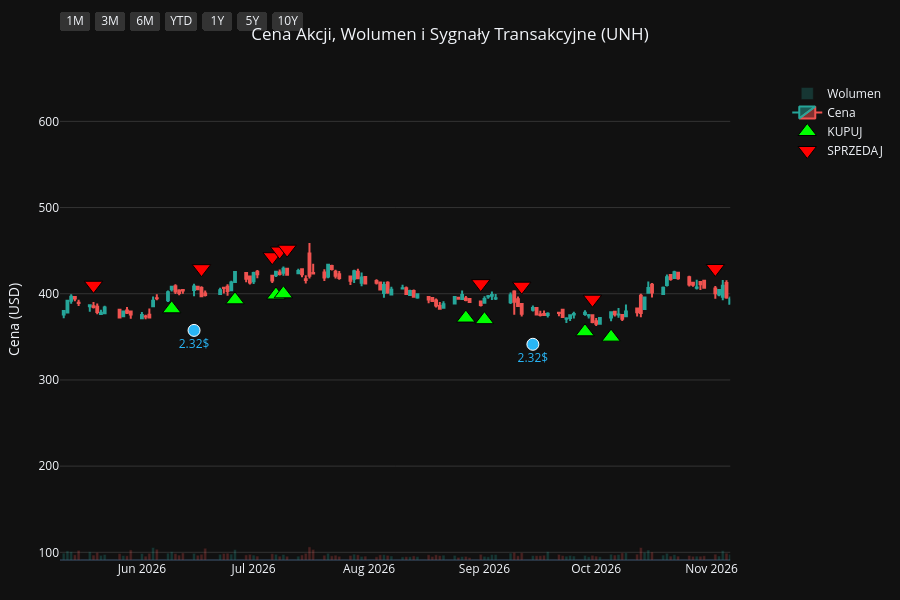
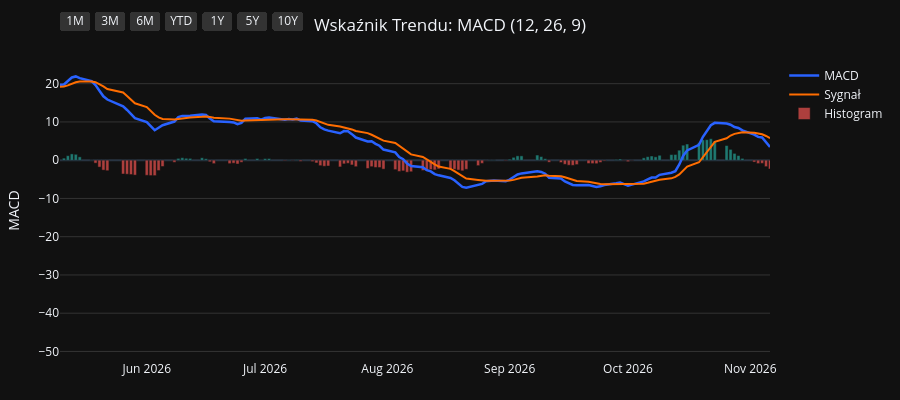
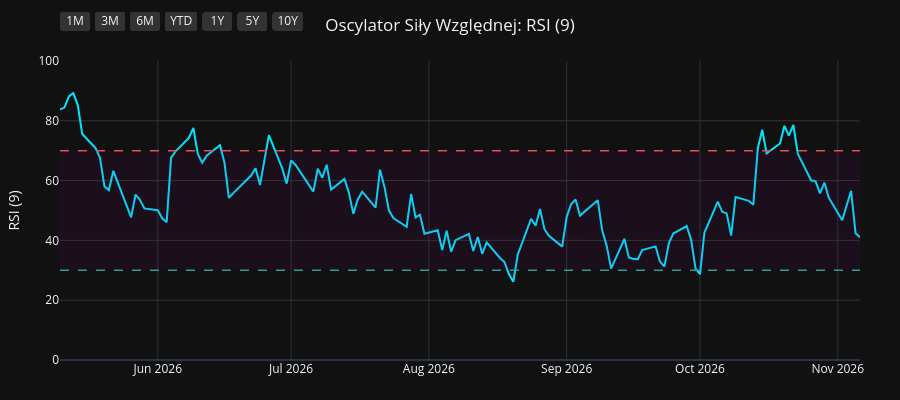
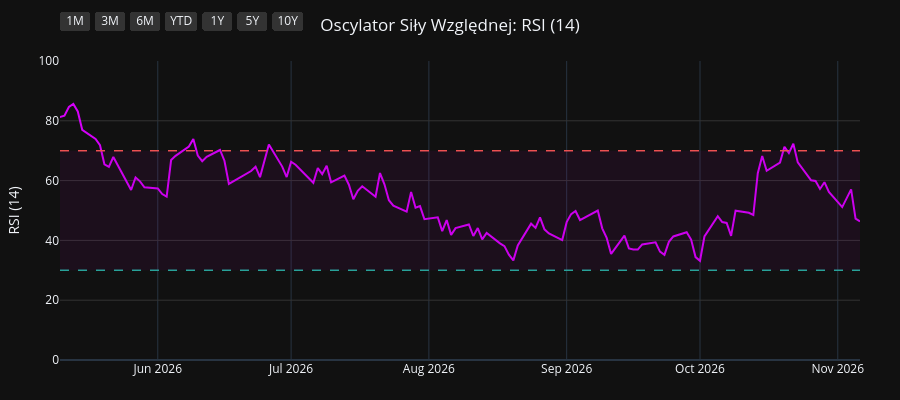

The notebook cell these images were saved under, in order:
### Code cell
import os
import yfinance as yf
import pandas as pd
import pandas_ta as ta
import plotly.graph_objects as go
from plotly.subplots import make_subplots

# 1. Pobranie i przygotowanie danych
symbol = os.environ.get("STOCK_TICKER", "").strip().upper()
if not symbol:
    raise RuntimeError("Set STOCK_TICKER before running price_extractor.ipynb")
df = yf.Ticker(symbol).history(period="10y")
df.index = df.index.tz_localize(None)

# Wskaźniki i sygnały
df.ta.macd(fast=12, slow=26, signal=9, append=True)
df.ta.rsi(length=9, append=True)
df.ta.rsi(length=14, append=True)
df.ta.rsi(length=21, append=True)
df.dropna(inplace=True)

macd = df['MACD_12_26_9']
signal = df['MACDs_12_26_9']
wczorajszy_macd = macd.shift(1)
wczorajszy_signal = signal.shift(1)

df['Decyzja'] = 'BRAK'
df.loc[(macd > signal) & (wczorajszy_macd <= wczorajszy_signal), 'Decyzja'] = 'KUPUJ'
df.loc[(macd < signal) & (wczorajszy_macd >= wczorajszy_signal), 'Decyzja'] = 'SPRZEDAJ'

df_kupuj = df[df['Decyzja'] == 'KUPUJ']
df_sprzedaj = df[df['Decyzja'] == 'SPRZEDAJ']
df_dywidendy = df[df['Dividends'] > 0]
df_splity = df[df['Stock Splits'] > 0]

# Wspólna konfiguracja osi X
konfiguracja_osi_x = dict(
    type="date",
    showspikes=True, spikemode="across", spikesnap="cursor", spikedash="dot", spikecolor="#ffffff", spikethickness=1, hoverformat="%Y-%m-%d",
    rangeselector=dict(
        buttons=list([
            dict(count=1, label="1M", step="month", stepmode="backward"),
            dict(count=3, label="3M", step="month", stepmode="backward"),
            dict(count=6, label="6M", step="month", stepmode="backward"),
            dict(count=1, label="YTD", step="year", stepmode="todate"),
            dict(count=1, label="1Y", step="year", stepmode="backward"),
            dict(count=5, label="5Y", step="year", stepmode="backward"),
            dict(step="all", label="10Y")
        ]),
        bgcolor="#333333", activecolor="#2962ff", x=0, y=1.1
    )
)

# ==========================================
# WYKRES 1: CENA + WOLUMEN + SYGNAŁY
# ==========================================
fig1 = make_subplots(specs=[[{"secondary_y": True}]])

kolory_wolumenu = ['#26a69a' if row['Close'] >= row['Open'] else '#ef5350' for index, row in df.iterrows()]
fig1.add_trace(go.Bar(x=df.index, y=df['Volume'], marker_color=kolory_wolumenu, opacity=0.25, name='Wolumen'), secondary_y=True)
fig1.add_trace(go.Candlestick(x=df.index, open=df['Open'], high=df['High'], low=df['Low'], close=df['Close'], name='Cena', increasing_line_color='#26a69a', decreasing_line_color='#ef5350'), secondary_y=False)
fig1.add_trace(go.Scatter(x=df_kupuj.index, y=df_kupuj['Low'] * 0.95, customdata=df_kupuj[['Low', 'High']], mode='markers', marker=dict(symbol='triangle-up', size=16, color='#00ff00', line=dict(width=1, color='black')), name='KUPUJ', hovertemplate='KUPUJ<br>Najniższa: %{customdata[0]:.2f}<br>Najwyższa: %{customdata[1]:.2f}<extra></extra>'), secondary_y=False)
fig1.add_trace(go.Scatter(x=df_sprzedaj.index, y=df_sprzedaj['High'] * 1.05, customdata=df_sprzedaj[['Low', 'High']], mode='markers', marker=dict(symbol='triangle-down', size=16, color='#ff0000', line=dict(width=1, color='black')), name='SPRZEDAJ', hovertemplate='SPRZEDAJ<br>Najniższa: %{customdata[0]:.2f}<br>Najwyższa: %{customdata[1]:.2f}<extra></extra>'), secondary_y=False)

if not df_dywidendy.empty:
    fig1.add_trace(go.Scatter(x=df_dywidendy.index, y=df_dywidendy['Low'] * 0.90, mode='markers+text', marker=dict(symbol='circle', size=12, color='#29b6f6', line=dict(width=1, color='white')), text=df_dywidendy['Dividends'].apply(lambda x: f"{x}$"), textposition="bottom center", name='Dywidenda', showlegend=False, hovertemplate='Dywidenda: %{text}<extra></extra>', textfont=dict(color="#29b6f6")), secondary_y=False)
if not df_splity.empty:
                    fig1.add_trace(go.Scatter(x=df_splity.index, y=df_splity['High'], mode='markers+text', marker=dict(symbol='star', size=16, color='#ffee58', line=dict(width=1, color='black')), text=df_splity['Stock Splits'].apply(lambda x: f"{x:g}:1" if x >= 1 else f"1:{1 / x:g}"), textposition="top center", name='Split', hovertemplate='%{text}<extra></extra>', textfont=dict(color="#ffee58")), secondary_y=False)

fig1.update_layout(title=dict(text=f"Cena Akcji, Wolumen i Sygnały Transakcyjne ({symbol})", x=0.5, xanchor='center'), dragmode='pan', xaxis_rangeslider_visible=False, template='plotly_dark', height=600, hovermode='x unified', margin=dict(l=60, r=40, t=60, b=40))
fig1.update_xaxes(**konfiguracja_osi_x)
fig1.update_xaxes(range=[df.index.max() - pd.Timedelta(days=180), df.index.max()])
fig1.update_yaxes(title_text="Cena (USD)", secondary_y=False, gridcolor='#333333')
fig1.update_yaxes(range=[0, df['Volume'].max() * 4], showgrid=False, showticklabels=False, secondary_y=True)
fig1.show(config={'scrollZoom': True})

# ==========================================
# WYKRES 2: WSKAŹNIK MACD
# ==========================================
fig2 = go.Figure()
fig2.add_trace(go.Scatter(x=df.index, y=df['MACD_12_26_9'], line=dict(color='#2962ff', width=2.5), name='MACD'))
fig2.add_trace(go.Scatter(x=df.index, y=df['MACDs_12_26_9'], line=dict(color='#ff6d00', width=2), name='Sygnał'))
kolory_macd = ['#26a69a' if val >= 0 else '#ef5350' for val in df['MACDh_12_26_9']]
fig2.add_trace(go.Bar(x=df.index, y=df['MACDh_12_26_9'], marker_color=kolory_macd, name='Histogram', opacity=0.7))
fig2.update_layout(title=dict(text="Wskaźnik Trendu: MACD (12, 26, 9)", x=0.5, xanchor='center'), dragmode='pan', xaxis_rangeslider_visible=False, template='plotly_dark', height=400, hovermode='x unified', margin=dict(l=60, r=40, t=60, b=40))
fig2.update_xaxes(**konfiguracja_osi_x)
fig2.update_xaxes(range=[df.index.max() - pd.Timedelta(days=180), df.index.max()])
fig2.update_yaxes(title_text="MACD", gridcolor='#333333')
fig2.show(config={'scrollZoom': True})

# ==========================================
# WYKRES 3: OSCYLATOR RSI (9)
# ==========================================
fig3 = go.Figure()
fig3.add_trace(go.Scatter(x=df.index, y=df['RSI_9'], line=dict(color='#00e5ff', width=2), name='RSI (9)'))
fig3.add_hline(y=70, line_dash="dash", line_color="#ef5350", line_width=1.5)
fig3.add_hline(y=30, line_dash="dash", line_color="#26a69a", line_width=1.5)
fig3.add_hrect(y0=30, y1=70, line_width=0, fillcolor="purple", opacity=0.1)
fig3.update_layout(title=dict(text="Oscylator Siły Względnej: RSI (9)", x=0.5, xanchor='center'), dragmode='pan', xaxis_rangeslider_visible=False, template='plotly_dark', height=400, hovermode='x unified', margin=dict(l=60, r=40, t=60, b=40))
fig3.update_xaxes(**konfiguracja_osi_x)
fig3.update_xaxes(range=[df.index.max() - pd.Timedelta(days=180), df.index.max()])
fig3.update_yaxes(title_text="RSI (9)", range=[0, 100], gridcolor='#333333')
fig3.show(config={'scrollZoom': True})

# ==========================================
# WYKRES 4: OSCYLATOR RSI (14)
# ==========================================
fig4 = go.Figure()
fig4.add_trace(go.Scatter(x=df.index, y=df['RSI_14'], line=dict(color='#d500f9', width=2), name='RSI (14)'))
fig4.add_hline(y=70, line_dash="dash", line_color="#ef5350", line_width=1.5)
fig4.add_hline(y=30, line_dash="dash", line_color="#26a69a", line_width=1.5)
fig4.add_hrect(y0=30, y1=70, line_width=0, fillcolor="purple", opacity=0.1)
fig4.update_layout(title=dict(text="Oscylator Siły Względnej: RSI (14)", x=0.5, xanchor='center'), dragmode='pan', xaxis_rangeslider_visible=False, template='plotly_dark', height=400, hovermode='x unified', margin=dict(l=60, r=40, t=60, b=40))
fig4.update_xaxes(**konfiguracja_osi_x)
fig4.update_xaxes(range=[df.index.max() - pd.Timedelta(days=180), df.index.max()])
fig4.update_yaxes(title_text="RSI (14)", range=[0, 100], gridcolor='#333333')
fig4.show(config={'scrollZoom': True})

# ==========================================
# WYKRES 5: OSCYLATOR RSI (21)
# ==========================================
fig5 = go.Figure()
fig5.add_trace(go.Scatter(x=df.index, y=df['RSI_21'], line=dict(color='#64dd17', width=2), name='RSI (21)'))
fig5.add_hline(y=70, line_dash="dash", line_color="#ef5350", line_width=1.5)
fig5.add_hline(y=30, line_dash="dash", line_color="#26a69a", line_width=1.5)
fig5.add_hrect(y0=30, y1=70, line_width=0, fillcolor="purple", opacity=0.1)
fig5.update_layout(title=dict(text="Oscylator Siły Względnej: RSI (21)", x=0.5, xanchor='center'), dragmode='pan', xaxis_rangeslider_visible=False, template='plotly_dark', height=400, hovermode='x unified', margin=dict(l=60, r=40, t=60, b=40))
fig5.update_xaxes(**konfiguracja_osi_x)
fig5.update_xaxes(range=[df.index.max() - pd.Timedelta(days=180), df.index.max()])
fig5.update_yaxes(title_text="RSI (21)", range=[0, 100], gridcolor='#333333')
fig5.show(config={'scrollZoom': True})

### Figure 1 — Plotly figure (JSON) as saved in the notebook; plotly's stock layout.template omitted (floating-point values rounded to 4 significant figures; data arrays with more than 128 entries replaced by an {"elided": "..."} marker saying what was removed)
{"data": [{"marker": {"color": {"elided": "2481 str values"}}, "name": "Wolumen", "opacity": 0.25, "type": "bar", "x": {"elided": "2481 str values"}, "xaxis": "x", "y": {"elided": "2481 int values"}, "yaxis": "y2"}, {"close": {"elided": "2481 float values"}, "decreasing": {"line": {"color": "#ef5350"}}, "high": {"elided": "2481 float values"}, "increasing": {"line": {"color": "#26a69a"}}, "low": {"elided": "2481 float values"}, "name": "Cena", "open": {"elided": "2481 float values"}, "type": "candlestick", "x": {"elided": "2481 str values"}, "xaxis": "x", "yaxis": "y"}, {"customdata": {"elided": "102x2 float values"}, "hovertemplate": "KUPUJ<br>Najniższa: %{customdata[0]:.2f}<br>Najwyższa: %{customdata[1]:.2f}<extra></extra>", "marker": {"color": "#00ff00", "line": {"color": "black", "width": 1}, "size": 16, "symbol": "triangle-up"}, "mode": "markers", "name": "KUPUJ", "type": "scatter", "x": ["2017-02-01T00:00:00", "2017-02-15T00:00:00", "2017-02-24T00:00:00", "2017-04-17T00:00:00", "2017-05-24T00:00:00", "2017-07-05T00:00:00", "2017-07-20T00:00:00", "2017-08-01T00:00:00", "2017-08-31T00:00:00", "2017-10-03T00:00:00", "2017-10-17T00:00:00", "2017-11-29T00:00:00", "2018-01-05T00:00:00", "2018-01-12T00:00:00", "2018-02-26T00:00:00", "2018-03-15T00:00:00", "2018-04-04T00:00:00", "2018-05-14T00:00:00", "2018-06-07T00:00:00", "2018-07-11T00:00:00", "2018-08-07T00:00:00", "2018-08-24T00:00:00", "2018-10-02T00:00:00", "2018-11-06T00:00:00", "2018-11-28T00:00:00", "2019-01-09T00:00:00", "2019-02-20T00:00:00", "2019-03-14T00:00:00", "2019-04-01T00:00:00", "2019-04-26T00:00:00", "2019-06-10T00:00:00", "2019-07-11T00:00:00", "2019-09-09T00:00:00", "2019-10-08T00:00:00", "2019-11-15T00:00:00", "2019-12-18T00:00:00", "2020-02-11T00:00:00", "2020-03-06T00:00:00", "2020-03-27T00:00:00", "2020-05-27T00:00:00", "2020-07-02T00:00:00", "2020-07-13T00:00:00", "2020-08-05T00:00:00", "2020-09-30T00:00:00", "2020-11-04T00:00:00", "2020-12-07T00:00:00", "2020-12-29T00:00:00", "2021-02-23T00:00:00", "2021-04-15T00:00:00", "2021-05-03T00:00:00", "2021-06-25T00:00:00", "2021-08-04T00:00:00", "2021-08-17T00:00:00", "2021-10-08T00:00:00", "2021-12-07T00:00:00", "2022-02-01T00:00:00", "2022-03-02T00:00:00", "2022-04-06T00:00:00", "2022-05-24T00:00:00", "2022-06-22T00:00:00", "2022-07-15T00:00:00", "2022-10-04T00:00:00", "2022-10-17T00:00:00", "2022-11-28T00:00:00", "2023-01-25T00:00:00", "2023-02-08T00:00:00", "2023-03-17T00:00:00", "2023-05-31T00:00:00", "2023-06-27T00:00:00", "2023-07-17T00:00:00", "2023-09-15T00:00:00", "2023-11-13T00:00:00", "2023-12-01T00:00:00", "2024-01-03T00:00:00", "2024-02-06T00:00:00", "2024-03-14T00:00:00", "2024-04-17T00:00:00", "2024-06-28T00:00:00", "2024-09-04T00:00:00", "2024-10-03T00:00:00", "2024-10-09T00:00:00", "2024-11-06T00:00:00", "2024-11-20T00:00:00", "2024-11-25T00:00:00", "2024-12-31T00:00:00", "2025-03-07T00:00:00", "2025-05-28T00:00:00", "2025-08-12T00:00:00", "2025-10-08T00:00:00", "2025-11-26T00:00:00", "2025-12-30T00:00:00", "2026-01-21T00:00:00", "2026-02-13T00:00:00", "2026-04-02T00:00:00", "2026-06-09T00:00:00", "2026-06-26T00:00:00", "2026-07-07T00:00:00", "2026-07-09T00:00:00", "2026-08-27T00:00:00", "2026-09-01T00:00:00", "2026-09-28T00:00:00", "2026-10-05T00:00:00"], "xaxis": "x", "y": [130.8, 131.3, 130.6, 133.7, 141.4, 151.1, 153.7, 155.9, 159.8, 161.1, 160.4, 177.6, 184.2, 185.7, 188.3, 185.6, 181.3, 196.4, 204.2, 209.4, 212.2, 216.0, 221.5, 215.9, 225.9, 201.1, 222.8, 210.4, 202.7, 192.8, 205.1, 208.6, 191.4, 183.8, 214.9, 245.8, 241.5, 229.7, 202.1, 246.7, 253.2, 248.6, 259.9, 260.1, 291.9, 296.4, 296.2, 280.5, 327.5, 345.1, 345.1, 363.0, 360.3, 349.5, 400.7, 402.9, 416.1, 452.4, 426.8, 415.9, 451.8, 454.4, 453.0, 467.5, 428.4, 419.0, 412.7, 422.3, 424.6, 425.1, 431.9, 479.9, 488.0, 482.9, 449.8, 436.0, 426.5, 441.7, 539.6, 529.3, 525.9, 535.1, 526.7, 538.9, 457.6, 439.5, 267.8, 233.3, 338.5, 301.6, 307.0, 315.5, 265.0, 254.9, 382.5, 392.9, 398.6, 399.9, 371.8, 369.9, 355.8, 349.6], "yaxis": "y"}, {"customdata": {"elided": "102x2 float values"}, "hovertemplate": "SPRZEDAJ<br>Najniższa: %{customdata[0]:.2f}<br>Najwyższa: %{customdata[1]:.2f}<extra></extra>", "marker": {"color": "#ff0000", "line": {"color": "black", "width": 1}, "size": 16, "symbol": "triangle-down"}, "mode": "markers", "name": "SPRZEDAJ", "type": "scatter", "x": ["2017-02-02T00:00:00", "2017-02-17T00:00:00", "2017-03-21T00:00:00", "2017-05-09T00:00:00", "2017-06-30T00:00:00", "2017-07-06T00:00:00", "2017-07-27T00:00:00", "2017-08-10T00:00:00", "2017-09-14T00:00:00", "2017-10-10T00:00:00", "2017-11-09T00:00:00", "2017-12-14T00:00:00", "2018-01-10T00:00:00", "2018-01-31T00:00:00", "2018-03-01T00:00:00", "2018-03-21T00:00:00", "2018-05-03T00:00:00", "2018-05-29T00:00:00", "2018-06-21T00:00:00", "2018-07-19T00:00:00", "2018-08-22T00:00:00", "2018-09-10T00:00:00", "2018-10-10T00:00:00", "2018-11-20T00:00:00", "2018-12-10T00:00:00", "2019-02-08T00:00:00", "2019-02-21T00:00:00", "2019-03-27T00:00:00", "2019-04-11T00:00:00", "2019-06-03T00:00:00", "2019-06-26T00:00:00", "2019-07-23T00:00:00", "2019-09-25T00:00:00", "2019-11-13T00:00:00", "2019-12-03T00:00:00", "2019-12-26T00:00:00", "2020-02-24T00:00:00", "2020-03-12T00:00:00", "2020-05-06T00:00:00", "2020-06-11T00:00:00", "2020-07-09T00:00:00", "2020-07-27T00:00:00", "2020-08-20T00:00:00", "2020-10-26T00:00:00", "2020-11-19T00:00:00", "2020-12-09T00:00:00", "2021-01-15T00:00:00", "2021-04-05T00:00:00", "2021-04-30T00:00:00", "2021-05-12T00:00:00", "2021-07-26T00:00:00", "2021-08-05T00:00:00", "2021-08-27T00:00:00", "2021-11-11T00:00:00", "2022-01-04T00:00:00", "2022-02-17T00:00:00", "2022-04-04T00:00:00", "2022-04-21T00:00:00", "2022-06-13T00:00:00", "2022-07-14T00:00:00", "2022-08-04T00:00:00", "2022-10-10T00:00:00", "2022-11-10T00:00:00", "2022-12-15T00:00:00", "2023-02-06T00:00:00", "2023-02-28T00:00:00", "2023-04-19T00:00:00", "2023-06-14T00:00:00", "2023-07-06T00:00:00", "2023-08-08T00:00:00", "2023-10-23T00:00:00", "2023-11-14T00:00:00", "2023-12-11T00:00:00", "2024-01-16T00:00:00", "2024-02-28T00:00:00", "2024-04-02T00:00:00", "2024-05-24T00:00:00", "2024-08-06T00:00:00", "2024-09-06T00:00:00", "2024-10-08T00:00:00", "2024-10-15T00:00:00", "2024-11-19T00:00:00", "2024-11-22T00:00:00", "2024-12-05T00:00:00", "2025-02-10T00:00:00", "2025-04-17T00:00:00", "2025-07-16T00:00:00", "2025-09-22T00:00:00", "2025-10-10T00:00:00", "2025-12-23T00:00:00", "2026-01-14T00:00:00", "2026-01-27T00:00:00", "2026-03-23T00:00:00", "2026-05-19T00:00:00", "2026-06-17T00:00:00", "2026-07-06T00:00:00", "2026-07-08T00:00:00", "2026-07-10T00:00:00", "2026-08-31T00:00:00", "2026-09-11T00:00:00", "2026-09-30T00:00:00", "2026-11-02T00:00:00"], "xaxis": "x", "y": [145.7, 142.9, 151.2, 156.6, 167.5, 169.3, 171.3, 174.9, 179.1, 177.4, 191.2, 205.6, 203.8, 223.8, 207.7, 206.7, 213.4, 221.7, 231.4, 234.0, 238.9, 244.2, 248.4, 244.2, 247.0, 246.7, 247.8, 226.4, 227.6, 224.7, 229.7, 237.1, 210.7, 238.9, 259.0, 276.6, 269.8, 254.2, 279.1, 284.5, 281.2, 284.5, 296.9, 309.9, 324.4, 331.6, 335.1, 354.9, 382.7, 391.3, 399.3, 403.6, 401.8, 442.1, 484.8, 461.3, 494.7, 529.0, 464.6, 490.1, 523.5, 492.0, 536.1, 520.6, 466.9, 471.1, 491.0, 450.6, 464.0, 499.1, 520.4, 535.1, 544.2, 518.9, 493.3, 460.6, 513.7, 576.1, 599.1, 589.8, 570.3, 587.5, 601.9, 609.6, 536.8, 494.3, 300.8, 350.3, 377.8, 337.5, 350.2, 308.4, 291.3, 409.9, 429.1, 442.9, 449.5, 451.7, 411.7, 408.8, 393.7, 429.3], "yaxis": "y"}, {"hovertemplate": "Dywidenda: %{text}<extra></extra>", "marker": {"color": "#29b6f6", "line": {"color": "white", "width": 1}, "size": 12, "symbol": "circle"}, "mode": "markers+text", "name": "Dywidenda", "showlegend": false, "text": ["0.625$", "0.75$", "0.75$", "0.75$", "0.75$", "0.9$", "0.9$", "0.9$", "0.9$", "1.08$", "1.08$", "1.08$", "1.08$", "1.25$", "1.25$", "1.25$", "1.25$", "1.45$", "1.45$", "1.45$", "1.45$", "1.65$", "1.65$", "1.65$", "1.65$", "1.88$", "1.88$", "1.88$", "1.88$", "2.1$", "2.1$", "2.1$", "2.1$", "2.21$", "2.21$", "2.21$", "2.21$", "2.32$", "2.32$"], "textfont": {"color": "#29b6f6"}, "textposition": "bottom center", "type": "scatter", "x": ["2017-03-08T00:00:00", "2017-06-15T00:00:00", "2017-09-07T00:00:00", "2017-11-30T00:00:00", "2018-03-08T00:00:00", "2018-06-15T00:00:00", "2018-09-06T00:00:00", "2018-11-30T00:00:00", "2019-03-08T00:00:00", "2019-06-14T00:00:00", "2019-09-13T00:00:00", "2019-12-06T00:00:00", "2020-03-13T00:00:00", "2020-06-19T00:00:00", "2020-09-11T00:00:00", "2020-12-04T00:00:00", "2021-03-12T00:00:00", "2021-06-18T00:00:00", "2021-09-10T00:00:00", "2021-12-03T00:00:00", "2022-03-11T00:00:00", "2022-06-16T00:00:00", "2022-09-09T00:00:00", "2022-12-02T00:00:00", "2023-03-10T00:00:00", "2023-06-15T00:00:00", "2023-09-08T00:00:00", "2023-12-01T00:00:00", "2024-03-08T00:00:00", "2024-06-17T00:00:00", "2024-09-16T00:00:00", "2024-12-09T00:00:00", "2025-03-10T00:00:00", "2025-06-16T00:00:00", "2025-09-15T00:00:00", "2025-12-08T00:00:00", "2026-03-09T00:00:00", "2026-06-15T00:00:00", "2026-09-14T00:00:00"], "xaxis": "x", "y": [128.1, 138.8, 152.5, 172.6, 174.5, 197.5, 209.4, 219.6, 185.4, 192.7, 184.6, 223.4, 194.7, 234.8, 241.0, 281.3, 287.4, 317.3, 331.0, 367.2, 399.2, 374.2, 435.3, 444.8, 383.7, 388.0, 404.6, 462.3, 404.2, 417.8, 504.3, 469.1, 413.2, 265.5, 300.3, 284.9, 247.8, 357.5, 341.4], "yaxis": "y"}], "layout": {"dragmode": "pan", "height": 600, "hovermode": "x unified", "margin": {"b": 40, "l": 60, "r": 40, "t": 60}, "title": {"text": "Cena Akcji, Wolumen i Sygnały Transakcyjne (UNH)", "x": 0.5, "xanchor": "center"}, "xaxis": {"anchor": "y", "domain": [0.0, 0.94], "hoverformat": "%Y-%m-%d", "range": ["2026-05-10T00:00:00", "2026-11-06T00:00:00"], "rangeselector": {"activecolor": "#2962ff", "bgcolor": "#333333", "buttons": [{"count": 1, "label": "1M", "step": "month", "stepmode": "backward"}, {"count": 3, "label": "3M", "step": "month", "stepmode": "backward"}, {"count": 6, "label": "6M", "step": "month", "stepmode": "backward"}, {"count": 1, "label": "YTD", "step": "year", "stepmode": "todate"}, {"count": 1, "label": "1Y", "step": "year", "stepmode": "backward"}, {"count": 5, "label": "5Y", "step": "year", "stepmode": "backward"}, {"label": "10Y", "step": "all"}], "x": 0, "y": 1.1}, "rangeslider": {"visible": false}, "showspikes": true, "spikecolor": "#ffffff", "spikedash": "dot", "spikemode": "across", "spikesnap": "cursor", "spikethickness": 1, "type": "date"}, "yaxis": {"anchor": "x", "domain": [0.0, 1.0], "gridcolor": "#333333", "title": {"text": "Cena (USD)"}}, "yaxis2": {"anchor": "x", "overlaying": "y", "range": [0, 487396800], "showgrid": false, "showticklabels": false, "side": "right"}}}

### Figure 2 — Plotly figure (JSON) as saved in the notebook; plotly's stock layout.template omitted (floating-point values rounded to 4 significant figures; data arrays with more than 128 entries replaced by an {"elided": "..."} marker saying what was removed)
{"data": [{"line": {"color": "#2962ff", "width": 2.5}, "name": "MACD", "type": "scatter", "x": {"elided": "2481 str values"}, "y": {"elided": "2481 float values"}}, {"line": {"color": "#ff6d00", "width": 2}, "name": "Sygnał", "type": "scatter", "x": {"elided": "2481 str values"}, "y": {"elided": "2481 float values"}}, {"marker": {"color": {"elided": "2481 str values"}}, "name": "Histogram", "opacity": 0.7, "type": "bar", "x": {"elided": "2481 str values"}, "y": {"elided": "2481 float values"}}], "layout": {"dragmode": "pan", "height": 400, "hovermode": "x unified", "margin": {"b": 40, "l": 60, "r": 40, "t": 60}, "title": {"text": "Wskaźnik Trendu: MACD (12, 26, 9)", "x": 0.5, "xanchor": "center"}, "xaxis": {"hoverformat": "%Y-%m-%d", "range": ["2026-05-10T00:00:00", "2026-11-06T00:00:00"], "rangeselector": {"activecolor": "#2962ff", "bgcolor": "#333333", "buttons": [{"count": 1, "label": "1M", "step": "month", "stepmode": "backward"}, {"count": 3, "label": "3M", "step": "month", "stepmode": "backward"}, {"count": 6, "label": "6M", "step": "month", "stepmode": "backward"}, {"count": 1, "label": "YTD", "step": "year", "stepmode": "todate"}, {"count": 1, "label": "1Y", "step": "year", "stepmode": "backward"}, {"count": 5, "label": "5Y", "step": "year", "stepmode": "backward"}, {"label": "10Y", "step": "all"}], "x": 0, "y": 1.1}, "rangeslider": {"visible": false}, "showspikes": true, "spikecolor": "#ffffff", "spikedash": "dot", "spikemode": "across", "spikesnap": "cursor", "spikethickness": 1, "type": "date"}, "yaxis": {"gridcolor": "#333333", "title": {"text": "MACD"}}}}

### Figure 3 — Plotly figure (JSON) as saved in the notebook; plotly's stock layout.template omitted (floating-point values rounded to 4 significant figures; data arrays with more than 128 entries replaced by an {"elided": "..."} marker saying what was removed)
{"data": [{"line": {"color": "#00e5ff", "width": 2}, "name": "RSI (9)", "type": "scatter", "x": {"elided": "2481 str values"}, "y": {"elided": "2481 float values"}}], "layout": {"dragmode": "pan", "height": 400, "hovermode": "x unified", "margin": {"b": 40, "l": 60, "r": 40, "t": 60}, "shapes": [{"line": {"color": "#ef5350", "dash": "dash", "width": 1.5}, "type": "line", "x0": 0, "x1": 1, "xref": "x domain", "y0": 70, "y1": 70, "yref": "y"}, {"line": {"color": "#26a69a", "dash": "dash", "width": 1.5}, "type": "line", "x0": 0, "x1": 1, "xref": "x domain", "y0": 30, "y1": 30, "yref": "y"}, {"fillcolor": "purple", "line": {"width": 0}, "opacity": 0.1, "type": "rect", "x0": 0, "x1": 1, "xref": "x domain", "y0": 30, "y1": 70, "yref": "y"}], "title": {"text": "Oscylator Siły Względnej: RSI (9)", "x": 0.5, "xanchor": "center"}, "xaxis": {"hoverformat": "%Y-%m-%d", "range": ["2026-05-10T00:00:00", "2026-11-06T00:00:00"], "rangeselector": {"activecolor": "#2962ff", "bgcolor": "#333333", "buttons": [{"count": 1, "label": "1M", "step": "month", "stepmode": "backward"}, {"count": 3, "label": "3M", "step": "month", "stepmode": "backward"}, {"count": 6, "label": "6M", "step": "month", "stepmode": "backward"}, {"count": 1, "label": "YTD", "step": "year", "stepmode": "todate"}, {"count": 1, "label": "1Y", "step": "year", "stepmode": "backward"}, {"count": 5, "label": "5Y", "step": "year", "stepmode": "backward"}, {"label": "10Y", "step": "all"}], "x": 0, "y": 1.1}, "rangeslider": {"visible": false}, "showspikes": true, "spikecolor": "#ffffff", "spikedash": "dot", "spikemode": "across", "spikesnap": "cursor", "spikethickness": 1, "type": "date"}, "yaxis": {"gridcolor": "#333333", "range": [0, 100], "title": {"text": "RSI (9)"}}}}

### Figure 4 — Plotly figure (JSON) as saved in the notebook; plotly's stock layout.template omitted (floating-point values rounded to 4 significant figures; data arrays with more than 128 entries replaced by an {"elided": "..."} marker saying what was removed)
{"data": [{"line": {"color": "#d500f9", "width": 2}, "name": "RSI (14)", "type": "scatter", "x": {"elided": "2481 str values"}, "y": {"elided": "2481 float values"}}], "layout": {"dragmode": "pan", "height": 400, "hovermode": "x unified", "margin": {"b": 40, "l": 60, "r": 40, "t": 60}, "shapes": [{"line": {"color": "#ef5350", "dash": "dash", "width": 1.5}, "type": "line", "x0": 0, "x1": 1, "xref": "x domain", "y0": 70, "y1": 70, "yref": "y"}, {"line": {"color": "#26a69a", "dash": "dash", "width": 1.5}, "type": "line", "x0": 0, "x1": 1, "xref": "x domain", "y0": 30, "y1": 30, "yref": "y"}, {"fillcolor": "purple", "line": {"width": 0}, "opacity": 0.1, "type": "rect", "x0": 0, "x1": 1, "xref": "x domain", "y0": 30, "y1": 70, "yref": "y"}], "title": {"text": "Oscylator Siły Względnej: RSI (14)", "x": 0.5, "xanchor": "center"}, "xaxis": {"hoverformat": "%Y-%m-%d", "range": ["2026-05-10T00:00:00", "2026-11-06T00:00:00"], "rangeselector": {"activecolor": "#2962ff", "bgcolor": "#333333", "buttons": [{"count": 1, "label": "1M", "step": "month", "stepmode": "backward"}, {"count": 3, "label": "3M", "step": "month", "stepmode": "backward"}, {"count": 6, "label": "6M", "step": "month", "stepmode": "backward"}, {"count": 1, "label": "YTD", "step": "year", "stepmode": "todate"}, {"count": 1, "label": "1Y", "step": "year", "stepmode": "backward"}, {"count": 5, "label": "5Y", "step": "year", "stepmode": "backward"}, {"label": "10Y", "step": "all"}], "x": 0, "y": 1.1}, "rangeslider": {"visible": false}, "showspikes": true, "spikecolor": "#ffffff", "spikedash": "dot", "spikemode": "across", "spikesnap": "cursor", "spikethickness": 1, "type": "date"}, "yaxis": {"gridcolor": "#333333", "range": [0, 100], "title": {"text": "RSI (14)"}}}}
